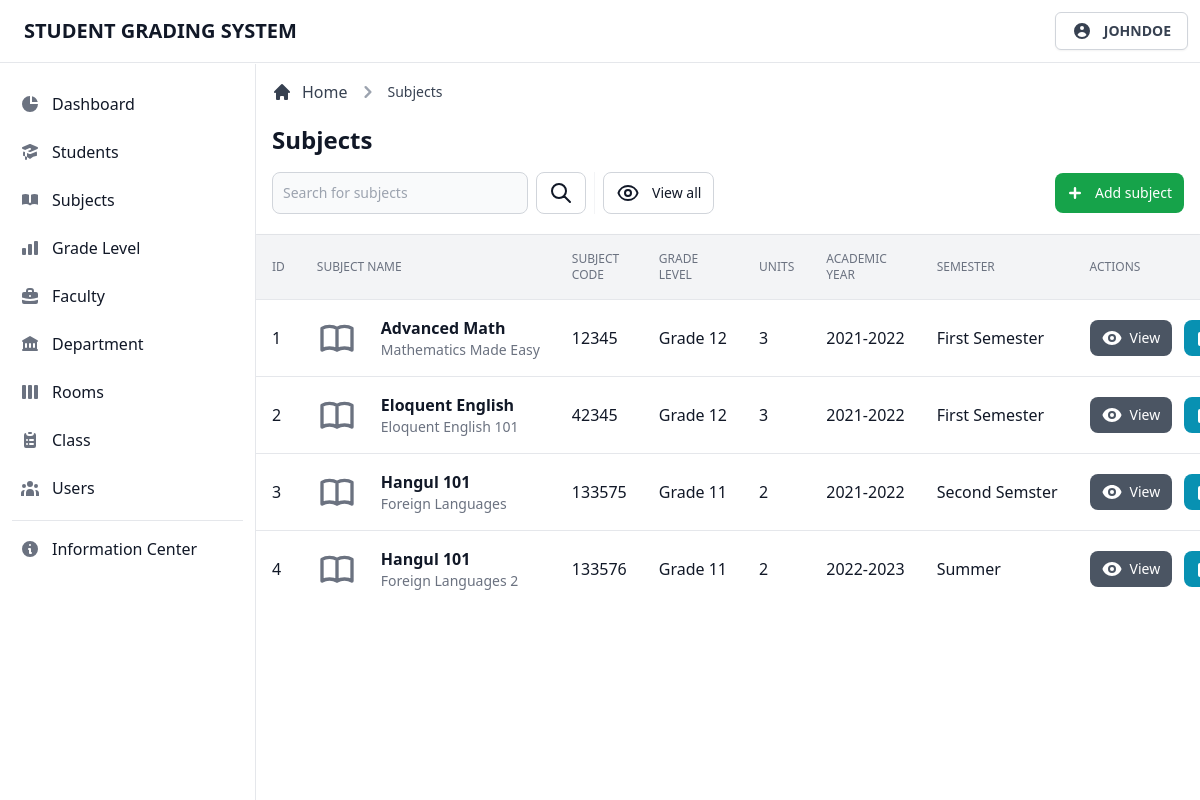
Before: /admin/view/subjects.php (signed in) with the older database file.
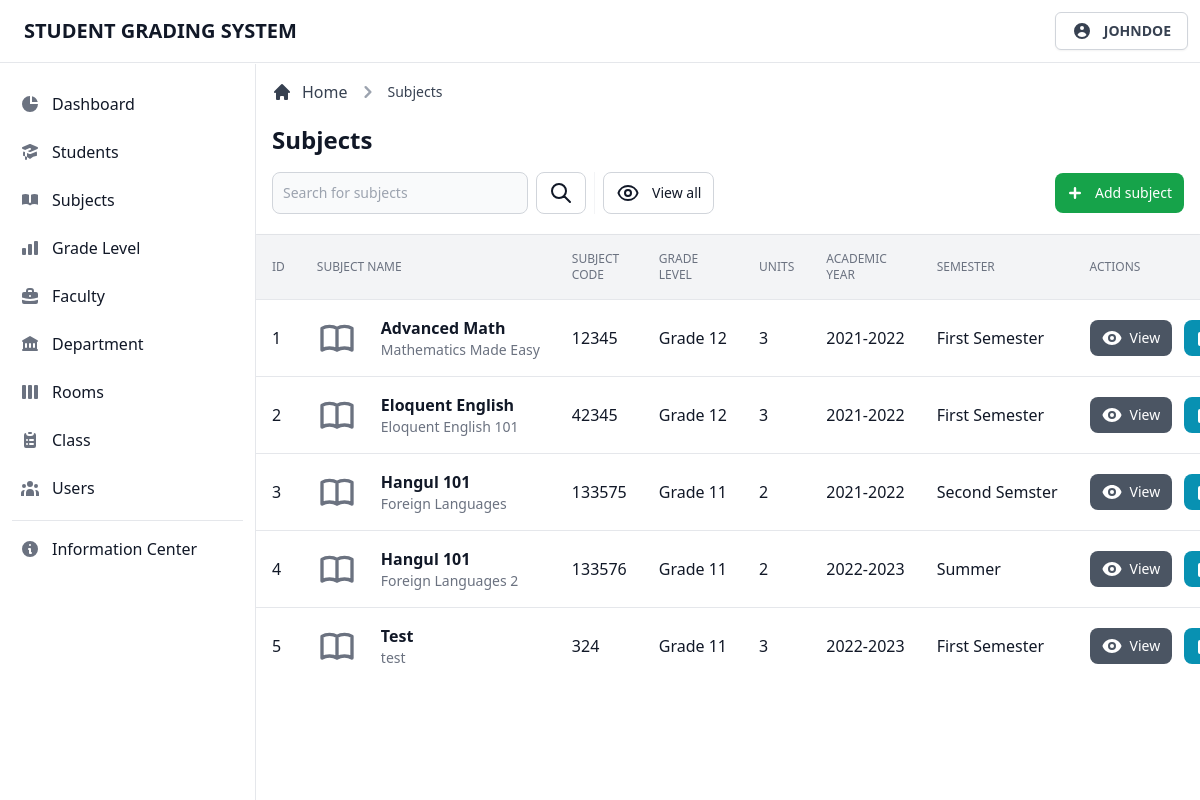
After: the same page with the newer database file.
### tables this page shows
CREATE TABLE `tblsubjects` (
  `subj_id` int(11) NOT NULL,
  `subj_code` int(11) NOT NULL,
  `subj_name` varchar(255) NOT NULL,
  `subj_desc` varchar(255) DEFAULT NULL,
  `subj_level` varchar(255) NOT NULL,
  `subj_unit` int(11) NOT NULL,
  `subj_ay` varchar(255) NOT NULL,
  `subj_sem` varchar(255) NOT NULL
);

### admin/database/database.classes.php (called while the page is built)
<?php
class Dbh
{
  private $hostname = 'localhost';
  private $username = 'root';
  private $password = '';
  private $dbname = 'dbgradingsystem';
  public function connect()
  {
    try {
      $dbh = new PDO('mysql:host=' . $this->hostname . ';dbname=' . $this->dbname, $this->username, $this->password);
      return $dbh;
    } catch (PDOException $e) {
      print "Error!: " . $e->getMessage() . "<br>";
      die();
    }
  }
}

### admin/classes/display-data.classes.php (called while the page is built, shortened)
<?php
class DisplaySubjects extends Dbh
{
  protected function getData()
  {
    $sql = 'SELECT * FROM tblsubjects;';
    $stmt = $this->connect()->query($sql);
    $result = 0;
    if (!$stmt) {
      $stmt = null;
      header('Location: ../view/subjects.php?error=stmtfailed');
      exit;
    } else {
      while ($row = $stmt->fetchAll(PDO::FETCH_ASSOC)) {
        $result = $row;
      }
      return $result;
    }
    return $result;
  }
}

### admin/controller/display-data.contr.php (called while the page is built, shortened)
<?php
class DisplaySubjectsContr extends DisplaySubjects
{
  public function fetchData()
  {
    $result = $this->getData();
    return $result;
  }
}

### admin/page/subjects/subjects-table.php (the view, shortened to what the changed rows need)
<div class="flex flex-col min-w-full overflow-hidden overflow-x-auto align-middle shadow">
  <table class="min-w-full divide-y divide-gray-200 table-fixed">
    <thead class="bg-gray-100">
      <tr>
        <th scope="col" class="p-4 text-xs font-medium text-left text-gray-500 uppercase">
          ID
        </th>
        <th scope="col" class="p-4 text-xs font-medium text-left text-gray-500 uppercase">
          Subject Name
        </th>
        <th scope="col" class="p-4 text-xs font-medium text-left text-gray-500 uppercase">
          Subject Code
        </th>
        <th scope="col" class="p-4 text-xs font-medium text-left text-gray-500 uppercase">
          Grade Level
        </th>
        <th scope="col" class="p-4 text-xs font-medium text-left text-gray-500 uppercase">
          Units
        </th>
        <th scope="col" class="p-4 text-xs font-medium text-left text-gray-500 uppercase">
          Academic Year
        </th>
        <th scope="col" class="p-4 text-xs font-medium text-left text-gray-500 uppercase">
          Semester
        </th>
        <th scope="col" class="p-4 text-xs font-medium text-left text-gray-500 uppercase">
          Actions
        </th>
      </tr>
    </thead>
    <tbody class="bg-white divide-y divide-gray-200 ">
      <?php foreach ($result as $data) : ?>
        <tr class="hover:bg-gray-100 group">
          <td class="p-4 text-base font-normal text-gray-900 whitespace-nowrap">
            <div class="flex items-center">
              <?= $data['subj_id']; ?>
            </div>
          </td>
          <td class="flex items-center p-4 mr-12 space-x-6 whitespace-nowrap lg:mr-0">
            <div class="text-sm font-normal text-gray-500">
              <div class="text-base font-semibold text-gray-900 capitalize">
                <?= $data['subj_name']; ?>
              </div>
              <div class="text-sm font-normal text-gray-500">
                <?= $data['subj_desc']; ?>
              </div>
            </div>
          </td>
          <td class="p-4 text-base font-normal text-gray-900 whitespace-nowrap">
            <div class="flex items-center capitalize">
              <?= $data['subj_code']; ?>
            </div>
          </td>
          <td class="p-4 text-base font-normal text-gray-900 whitespace-nowrap">
            <div class="flex items-center capitalize">
              <?= $data['subj_level']; ?>
            </div>
          </td>
          <td class="p-4 text-base font-normal text-gray-900 whitespace-nowrap">
            <div class="flex items-center capitalize">
              <?= $data['subj_unit']; ?>
            </div>
          </td>
          <td class="p-4 text-base font-normal text-gray-900 whitespace-nowrap">
            <div class="flex items-center capitalize">
              <?= $data['subj_ay']; ?>
            </div>
          </td>
          <td class="p-4 text-base font-normal text-gray-900 whitespace-nowrap">
            <div class="flex items-center capitalize">
              <?= $data['subj_sem']; ?>
            </div>
          </td>
          <td class="p-4 space-x-2 whitespace-nowrap">
            <button type="button" data-view-button data-name="<?= $data['subj_name']; ?>" data-code="<?= $data['subj_code']; ?>" data-desc="<?= $data['subj_desc']; ?>" data-level="<?= $data['subj_level']; ?>" data-unit="<?= $data['subj_unit']; ?>" data-ay="<?= $data['subj_ay']; ?>" data-sem="<?= $data['subj_sem']; ?>" class="inline-flex items-center px-3 py-2 text-sm font-medium text-center text-white bg-gray-600 rounded-lg hover:bg-gray-700 focus:ring-4 focus:ring-gray-200">
              View
            </button>
            <button type="button" data-edit-button data-id="<?= $data['subj_id']; ?>" data-name="<?= $data['subj_name']; ?>" data-code="<?= $data['subj_code']; ?>" data-desc="<?= $data['subj_desc']; ?>" data-level="<?= $data['subj_level']; ?>" data-unit="<?= $data['subj_unit']; ?>" data-ay="<?= $data['subj_ay']; ?>" data-sem="<?= $data['subj_sem']; ?>" class="inline-flex items-center px-3 py-2 text-sm font-medium text-center text-white rounded-lg bg-cyan-600 hover:bg-cyan-700 focus:ring-4 focus:ring-cyan-200">
            </button>
          </td>
        </tr>
      <?php endforeach; ?>
    </tbody>
  </table>
</div>

Changed rows visible on the page:
added tblsubjects: subj_id "5", subj_name "Test", subj_desc "test", subj_code "324", subj_level "Grade 11", subj_unit "3", subj_ay "2022-2023", subj_sem "First Semester"
